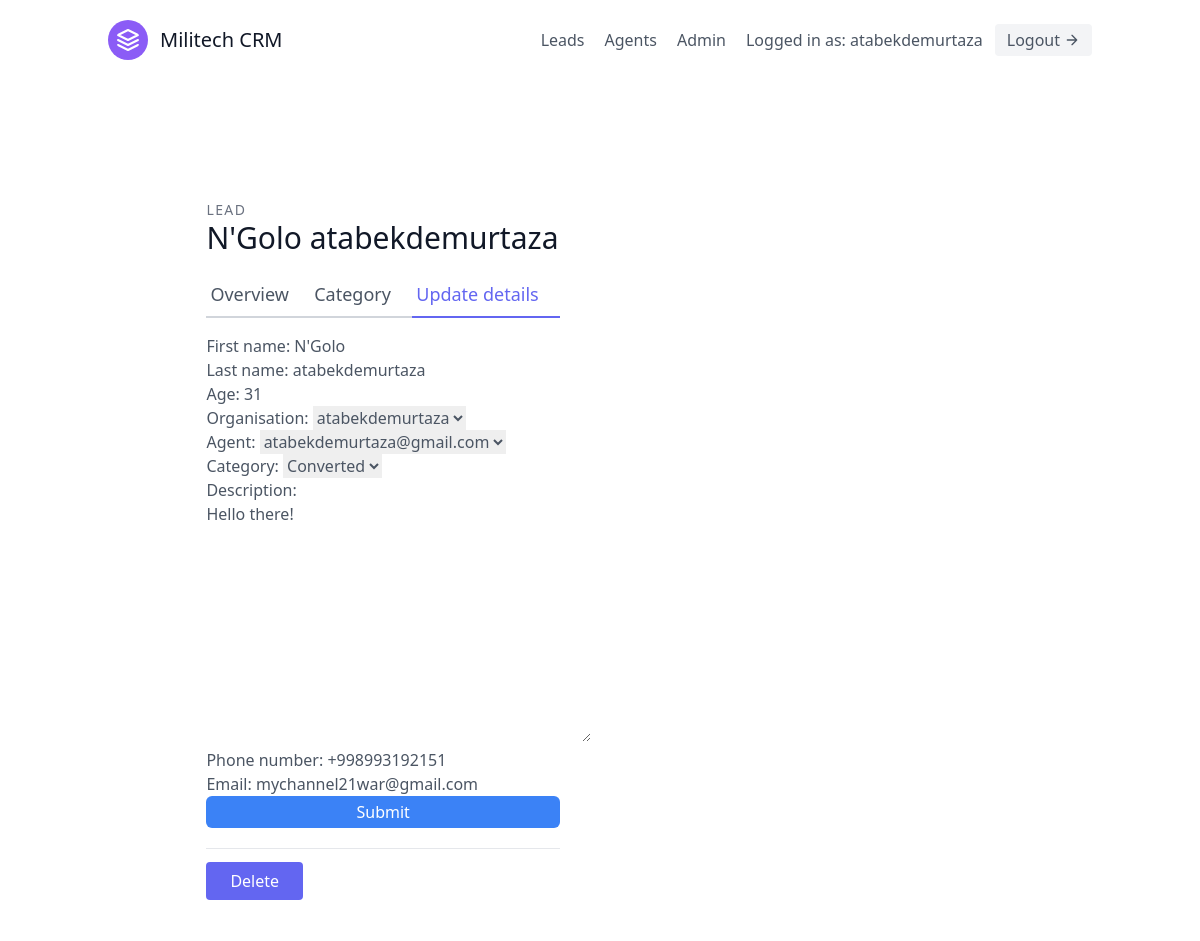
The page /leads/1/update/ (signed in) on the database its author committed.
### leads/models.py (models this page shows, shortened)
class User(AbstractUser):
    is_organisor = models.BooleanField(default=True)
    is_agent     = models.BooleanField(default=False)

class Lead(models.Model):
    first_name = models.CharField(max_length=20)
    last_name  = models.CharField(max_length=20)
    age        = models.IntegerField(default=0)
    organisation = models.ForeignKey(UserProfile, on_delete=models.CASCADE)
    agent      = models.ForeignKey("Agent", null=True, blank=True, on_delete=models.SET_NULL)
    category = models.ForeignKey("Category",related_name="leads", blank=True,null=True ,on_delete=models.SET_NULL)
    description = models.TextField()
    date_added = models.DateTimeField(auto_now_add=True)
    phone_number = models.CharField(max_length=20)
    email = models.EmailField()
    objects = LeadManager()

### leads/views.py (the view, shortened to what this page needs)
# urls.py: path('<int:pk>/update/', LeadUpdateView.as_view(), name='lead-update'),
class LeadUpdateView(OrganisorAndLoginRequiredMixin, UpdateView):
    template_name = 'leads/lead_update.html'
    form_class = LeadModelForm
    def get_queryset(self):
        user = self.request.user
        return Lead.objects.filter(organisation=user.userprofile)

### leads/forms.py
class LeadModelForm(forms.ModelForm):
    class Meta:
        model = Lead
        fields = (
            '__all__'
        )

### agents/mixins.py (called while the page is built)
    def dispatch(self, request, *args, **kwargs):
        if not request.user.is_authenticated or not request.user.is_organisor:
            return redirect("leads:lead-list")
        return super().dispatch(request, *args, **kwargs)

### leads/models.py (called while the page is built)
    def __str__(self):
        return f'{self.user.username}'

    def get_queryset(self):
        return super().get_queryset()

    def __str__(self):
        return f'{self.user.email}'

    def __str__(self):
        return self.name

### leads/templates/leads/lead_update.html (shortened to what this page needs)
{% extends 'base.html' %}
{% load tailwind_filters %}
{% block content %}
    <section class="text-gray-600 body-font overflow-hidden">
        <div class="container px-5 py-24 mx-auto">
            <div class="lg:w-4/5 mx-auto flex flex-wrap">
                <div class="lg:w-1/2 w-full lg:pr-10 lg:py-6 mb-6 lg:mb-0">
                    <h2 class="text-sm title-font text-gray-500 tracking-widest">LEAD</h2>
                    <h1 class="text-gray-900 text-3xl title-font font-medium mb-4">{{lead.first_name}} {{lead.last_name}}
                    </h1>
                    <div class="flex mb-4">
                        <a href="{% url 'leads:lead-detail' lead.pk %}" class="flex-grow border-b-2 border-gray-300 py-2 text-lg px-1">
                            Overview
                        </a>
                        <a href="{% url 'leads:lead-category-update' lead.pk %}" class="flex-grow border-b-2 border-gray-300 py-2 text-lg px-1">
                            Category
                        </a>
                        <a href="{% url 'leads:lead-update' lead.pk %}" class="flex-grow text-indigo-500 border-b-2 border-indigo-500 py-2 text-lg px-1">
                            Update details
                        </a>
                    </div>
                    <form method="post">
                        {{ form|crispy }}
                        <button class="w-full bg-blue-500 text-white hover:bg-blue-600 px-3 py-1 rounded-md" type="submit">Submit</button>
                    </form>
                    <div class="mt-5 py-5 border-t border-gray-200">
                        <a href="{% url 'leads:lead-delete' lead.pk %}" class="w-1/2 mt-3 text-white bg-indigo-500 border-0 py-2 px-6 focus:outline-none hover:bg-indigo-600 rounded">
                            Delete
                        </a>
                    </div>
                </div>
            </div>
        </div>
    </section>
{% endblock content %}

### templates/navbar.html (shortened to what this page needs)
<header class="text-gray-600 body-font">
    <div class="container mx-auto flex flex-wrap p-5 flex-col md:flex-row items-center">
        <a class="flex title-font font-medium items-center text-gray-900 mb-4 md:mb-0">
            <svg xmlns="http://www.w3.org/2000/svg" fill="none" stroke="currentColor" stroke-linecap="round"
                stroke-linejoin="round" stroke-width="2" class="w-10 h-10 text-white p-2 bg-purple-500 rounded-full"
                viewBox="0 0 24 24">
                <path d="M12 2L2 7l10 5 10-5-10-5zM2 17l10 5 10-5M2 12l10 5 10-5"></path>
            </svg>
            <span class="ml-3 text-xl">Militech CRM</span>
        </a>
        <nav class="md:ml-auto flex flex-wrap items-center text-base justify-center">
            {% if not request.user.is_authenticated %}
                <a href="{% url 'signup' %}" class="mr-5 hover:text-gray-900">Sign up</a>
            {% else %}
                <a href="{% url 'leads:lead-list' %}" class="mr-5 hover:text-gray-900">Leads</a>
                {% if request.user.is_organisor  %}
                    <a href="{% url 'agents:agent-list' %}" class="mr-5 hover:text-gray-900">Agents</a>
                    <a href="/admin/" class="mr-5 hover:text-gray-900">Admin</a>
                {% endif %}
            {% endif %}
        </nav>
        {% if request.user.is_authenticated %}
            Logged in as: {{request.user.username}}
            <a href="{% url 'logout' %}" class="ml-3 inline-flex items-center bg-gray-100 border-0 py-1 px-3 focus:outline-none hover:bg-gray-200 rounded text-base mt-4 md:mt-0">
                Logout
                <svg fill="none" stroke="currentColor" stroke-linecap="round" stroke-linejoin="round" stroke-width="2"
                    class="w-4 h-4 ml-1" viewBox="0 0 24 24">
                    <path d="M5 12h14M12 5l7 7-7 7"></path>
                </svg>
            </a>
        {% endif %}
    </div>
</header>

### rows shown on the page
User: user.username "atabekdemurtaza", email "mychannel21war@gmail.com"
Lead: first_name "N'Golo", last_name "atabekdemurtaza", age "31", organisation "atabekdemurtaza", agent "atabekdemurtaza@gmail.com", category "Converted", description "Hello there!", phone_number "+998993192151"
